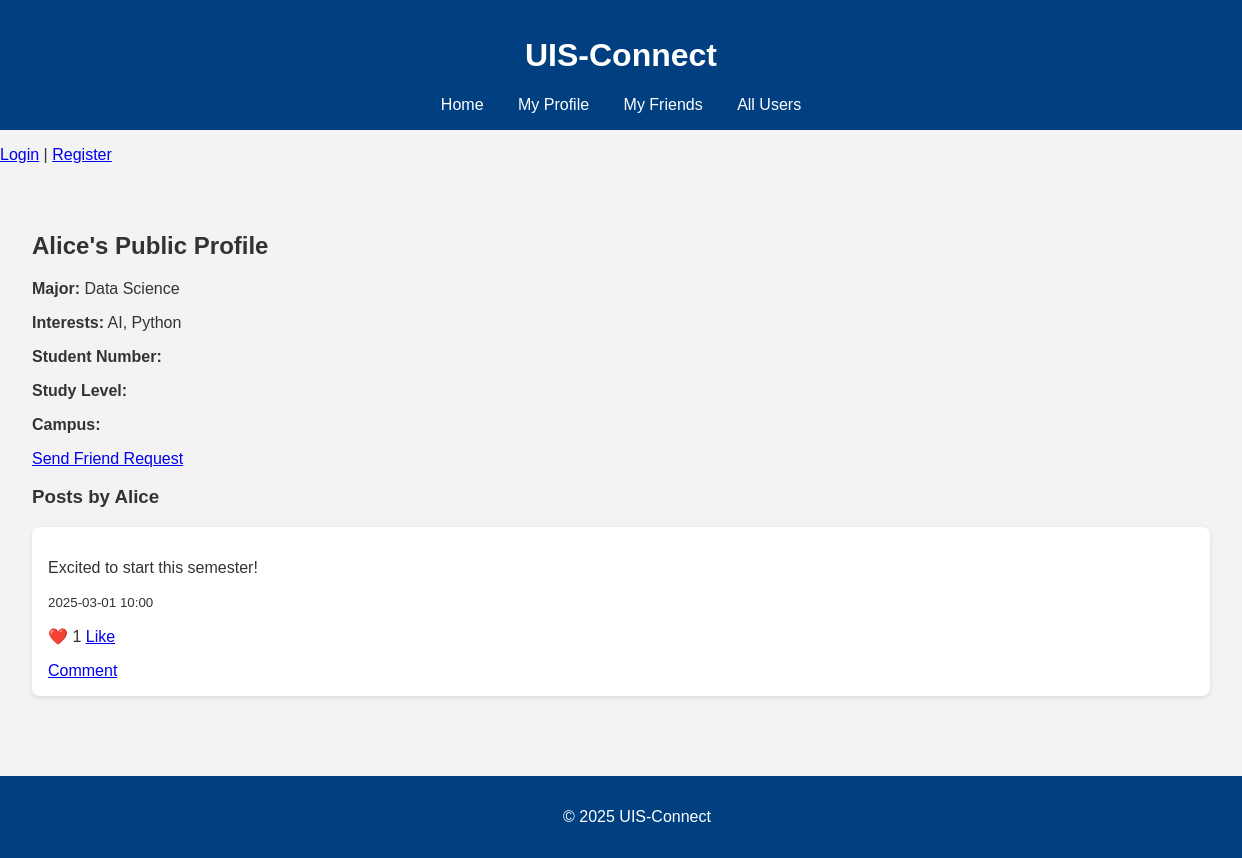
The page /users/1 on the database as committed earlier.
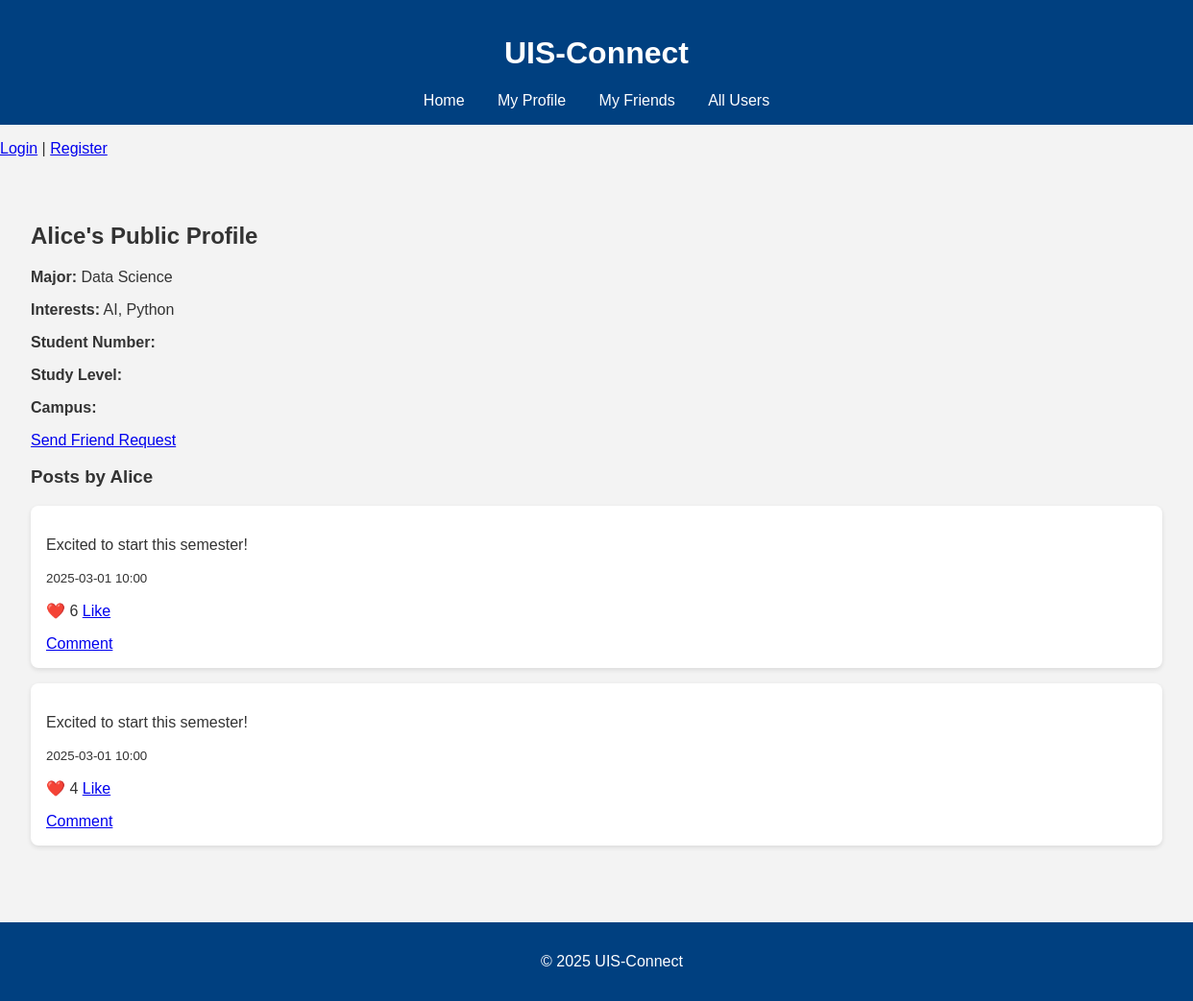
The same page on the database as committed later.
### tables this page shows
CREATE TABLE posts (
    id INTEGER PRIMARY KEY AUTOINCREMENT,
    user_id INTEGER,
    content TEXT,
    timestamp TEXT,
    FOREIGN KEY(user_id) REFERENCES users(id)
);

### app.py (the view)
@app.route('/users/<int:user_id>')
def view_user(user_id):
    conn = get_db_connection()
    user = conn.execute("SELECT * FROM users WHERE id = ?", (user_id,)).fetchone()
    posts = conn.execute("""
        SELECT p.*,
               (SELECT COUNT(*) FROM likes WHERE post_id = p.id) AS like_count
        FROM posts p
        WHERE p.user_id = ?
        ORDER BY p.timestamp DESC
    """, (user_id,)).fetchall()
    conn.close()
    if not user:
        flash("User not found", "error")
        return redirect(url_for('users'))
    return render_template('user_profile.html', user=user, posts=posts)

### db_utils.py (called while the page is built)
def get_db_connection():
    conn = sqlite3.connect(DATABASE)
    conn.row_factory = sqlite3.Row
    return conn

### templates/user_profile.html
{% extends "base.html" %}
{% block content %}
<h2>{{ user.username }}'s Public Profile</h2>
<p><strong>Major:</strong> {{ user.major }}</p>
<p><strong>Interests:</strong> {{ user.interests }}</p>
<p><strong>Student Number:</strong> {{ user.student_number }}</p>
<p><strong>Study Level:</strong> {{ user.study_level }}</p>
<p><strong>Campus:</strong> {{ user.campus }}</p>
{% if session.user_id != user.id %}
    <p><a href="{{ url_for('send_friend_request_route', to_user_id=user.id) }}">Send Friend Request</a></p>
{% endif %}
<h3>Posts by {{ user.username }}</h3>
{% for post in posts %}
    <div class="post">
        <p>{{ post.content }}</p>
        <p><small>{{ post.timestamp }}</small></p>
        <p>❤️ {{ post.like_count }} <a href="{{ url_for('like', post_id=post.id) }}">Like</a></p>
        <a href="{{ url_for('post', post_id=post.id) }}">Comment</a>
    </div>
{% else %}
    <p>This user hasn’t posted anything yet.</p>
{% endfor %}
{% endblock %}

Rows that differ between the two databases and show on the page:
computed for posts (number 1 of 2 on the later page): like_count "1" → "6"
added posts: content "Excited to start this semester!", timestamp "2025-03-01 10:00", like_count "4"
